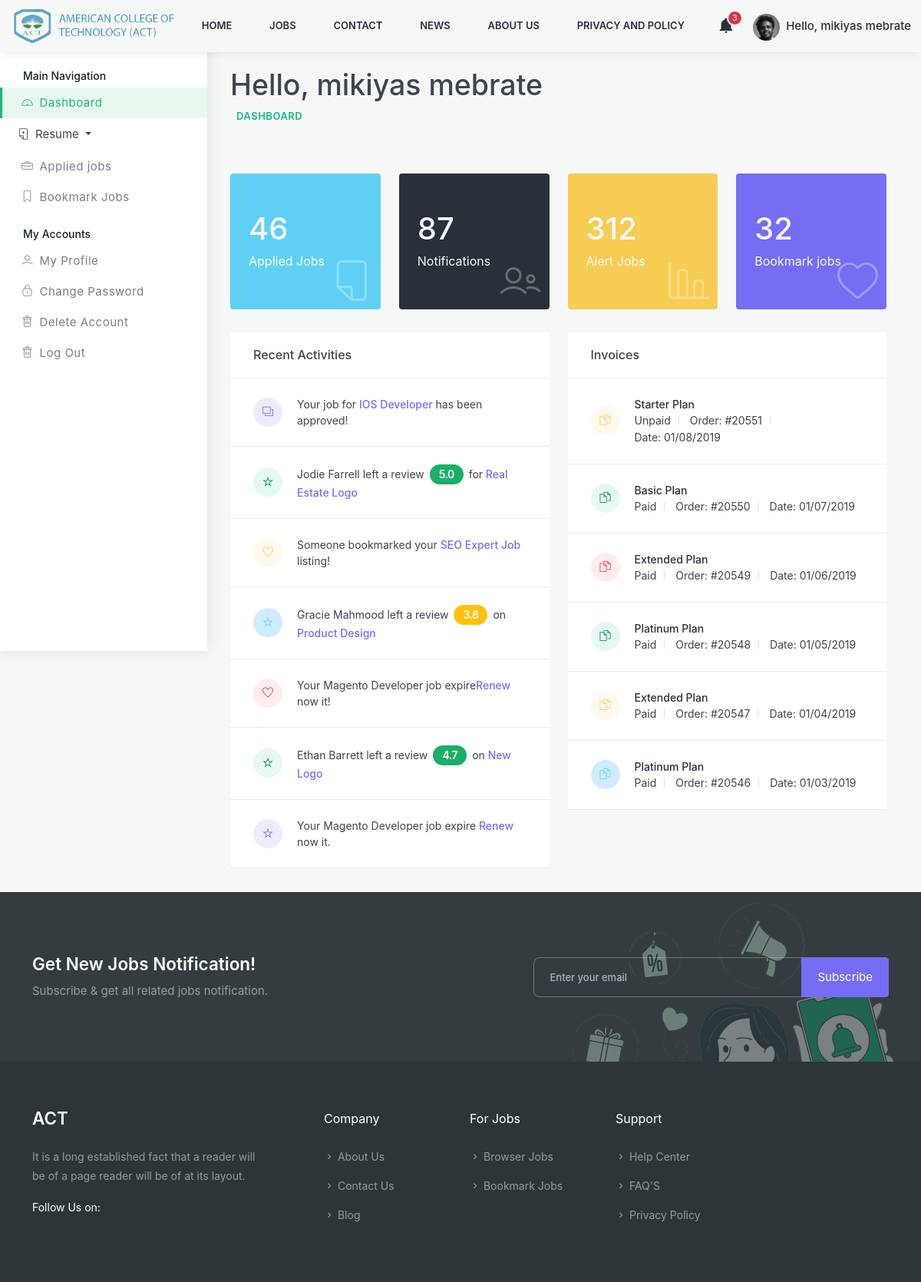
/user-dashboard/ (signed in), run on the app's committed database.
### Account/models.py (models this page shows)
class CustomUser(AbstractUser):
    is_candidate = models.BooleanField(default=False)
    is_interviewer = models.BooleanField(default=False)
    is_admin = models.BooleanField(default=False)
    email = models.EmailField(unique=True)
    photo = models.ImageField(upload_to='Admin/Photo', null=True, blank=True)
    EMAIL_FIELD = 'email'
    USERNAME_FIELD = 'email'
    REQUIRED_FIELDS = ['username', 'first_name', 'last_name']

### Recruitment_System/models.py (models this page shows, shortened)
class Candidate(models.Model):
    user = models.OneToOneField(CustomUser, on_delete=models.SET_NULL, null=True)
    first_name = models.CharField(max_length=20)
    last_name = models.CharField(max_length=20)
    gender = models.CharField(max_length=10, choices=gender_list)
    date_of_birth = models.DateField()
    email = models.EmailField(max_length=40)
    phone1 = PhoneNumberField()
    phone2 = PhoneNumberField(blank = True)
    address = models.CharField(max_length=100)
    linked_in = models.URLField(blank=True, null=True)
    git_hub = models.URLField(blank=True, null=True)
    country = models.CharField(max_length=20)
    city = models.CharField(max_length=20)
    zip_code = models.CharField(max_length=10, blank=True, null=True)
    photo = models.ImageField(upload_to='Candidate/photo', null=True, blank=True)
    resume = models.FileField(upload_to='Candidate/Resume', null=True, blank=True)
    about = models.TextField()
    skill = models.ManyToManyField("Skill", blank=False)
    slug = models.SlugField(unique=True, blank=True,  max_length=200)
    date_created = models.DateField(auto_now_add=True)
    date_modified = models.DateTimeField(auto_now=True)

### Recruitment_System/views.py (the view)
# urls.py: path('user-dashboard/', views.user_dashboard, name='user-dashboard'),
@login_required
def user_dashboard(request):
    return render(request, 'RMS/user/candidate-dashboard.html')

### Recruitment_System/templates/RMS/user/candidate-dashboard.html (shortened to what this page needs)
{% load static %}
<!DOCTYPE html>
<html lang="en">
  <head>
	  <link href="{% static 'assets/css/styles.css' %}" rel="stylesheet" />
    {% include 'include/head.html' %}
  </head>
  <body>
	<div class="mt-5">{% include 'include/navbar.html'%}</div>
      <div class="dashboard-wrap bg-light">
		 {% include 'RMS/user/include/user-dashboard.html'%}
        <div class="dashboard-content ">
          <div class="dashboard-tlbar d-block mb-5">
            <div class="row">
              <div class="colxl-12 col-lg-12 col-md-12">
                <h1 class="ft-medium">Hello, {{user.first_name}} {{user.last_name}}</h1>
                <nav aria-label="breadcrumb">
                  <ol class="breadcrumb">
                    <li class="breadcrumb-item">
                      <a href="#" class="theme-cl">Dashboard</a>
                    </li>
                  </ol>
                </nav>
              </div>
            </div>
          </div>
          <div class="dashboard-widg-bar d-block">
            <div class="row">
              <div class="col-xl-3 col-lg-3 col-md-6 col-sm-6">
                <div class="dash-widgets py-5 px-4 bg-info rounded">
                  <h2 class="ft-medium mb-1 fs-xl text-light">46</h2>
                  <p class="p-0 m-0 text-light fs-md">Applied Jobs</p>
                  <i class="lni lni-empty-file"></i>
                </div>
              </div>
              <div class="col-xl-3 col-lg-3 col-md-6 col-sm-6">
                <div class="dash-widgets py-5 px-4 bg-dark rounded">
                  <h2 class="ft-medium mb-1 fs-xl text-light">87</h2>
                  <p class="p-0 m-0 text-light fs-md">Notifications</p>
                  <i class="lni lni-users"></i>
                </div>
              </div>
              <div class="col-xl-3 col-lg-3 col-md-6 col-sm-6">
                <div class="dash-widgets py-5 px-4 bg-warning rounded">
                  <h2 class="ft-medium mb-1 fs-xl text-light">312</h2>
                  <p class="p-0 m-0 text-light fs-md">Alert Jobs</p>
                  <i class="lni lni-bar-chart"></i>
                </div>
              </div>
              <div class="col-xl-3 col-lg-3 col-md-6 col-sm-6">
                <div class="dash-widgets py-5 px-4 bg-purple rounded">
                  <h2 class="ft-medium mb-1 fs-xl text-light">32</h2>
                  <p class="p-0 m-0 text-light fs-md">Bookmark jobs</p>
                  <i class="lni lni-heart"></i>
                </div>
              </div>
            </div>
            <div class="row">
              <div class="col-lg-6 col-md-12">
                <div class="dashboard-gravity-list with-icons">
                  <h4 class="mb-0 ft-medium">Recent Activities</h4>
                  <ul>
                    <li>
                      <i
                        class="dash-icon-box ti-layers text-purple bg-light-purple"
                      ></i>
                      Your job for
                      <strong class="ft-medium text-dark"
                        ><a href="#">IOS Developer</a></strong
                      >
                      has been approved!
                    </li>
                    <li>
                      <i
                        class="dash-icon-box ti-star text-success bg-light-success"
                      ></i>
                      Jodie Farrell left a review
                      <div
                        class="numerical-rating high"
                        data-rating="5.0"
                      ></div>
                      for<strong class="ft-medium text-dark"
                        ><a href="#"> Real Estate Logo</a></strong
                      >
                    </li>
                    <li>
                      <i
                        class="dash-icon-box ti-heart text-warning bg-light-warning"
                      ></i>
                      Someone bookmarked your
                      <strong class="ft-medium text-dark"
                        ><a href="#">SEO Expert Job</a></strong
                      >
                      listing!
                    </li>
                    <li>
                      <i
                        class="dash-icon-box ti-star text-info bg-light-info"
                      ></i>
                      Gracie Mahmood left a review
                      <div class="numerical-rating mid" data-rating="3.8"></div>
                      on
                      <strong class="ft-medium text-dark"
                        ><a href="#">Product Design</a></strong
                      >
                    </li>
                    <li>
                      <i
                        class="dash-icon-box ti-heart text-danger bg-light-danger"
                      ></i>
                      Your Magento Developer job expire<strong
                        class="ft-medium text-dark"
                        ><a href="#">Renew</a></strong
                      >
                      now it!
                    </li>
                    <li>
                      <i
                        class="dash-icon-box ti-star text-success bg-light-success"
                      ></i>
                      Ethan Barrett left a review
                      <div
                        class="numerical-rating high"
                        data-rating="4.7"
                      ></div>
                      on
                      <strong class="ft-medium text-dark"
                        ><a href="#">New Logo</a></strong
                      >
                    </li>
                    <li>
                      <i
                        class="dash-icon-box ti-star text-purple bg-light-purple"
                      ></i>
                      Your Magento Developer job expire
                      <strong class="ft-medium text-dark"
                        ><a href="#">Renew</a></strong
                      >
                      now it.
                    </li>
                  </ul>
                </div>
              </div>
              <div class="col-lg-6 col-md-12">
                <div class="dashboard-gravity-list invoices with-icons">
                  <h4 class="mb-0 ft-medium">Invoices</h4>
                  <ul>
                    <li>
                      <i
                        class="dash-icon-box ti-files text-warning bg-light-warning"
                      ></i>
                      <strong class="ft-medium text-dark">Starter Plan</strong>
                      <ul>
                        <li class="unpaid">Unpaid</li>
                        <li>Order: #20551</li>
                        <li>Date: 01/08/2019</li>
                      </ul>
                    </li>
                    <li>
                      <i
                        class="dash-icon-box ti-files text-success bg-light-success"
                      ></i>
                      <strong class="ft-medium text-dark">Basic Plan</strong>
                      <ul>
                        <li class="paid">Paid</li>
                        <li>Order: #20550</li>
                        <li>Date: 01/07/2019</li>
                      </ul>
                    </li>
                    <li>
                      <i
                        class="dash-icon-box ti-files text-danger bg-light-danger"
                      ></i>
                      <strong class="ft-medium text-dark">Extended Plan</strong>
                      <ul>
                        <li class="paid">Paid</li>
                        <li>Order: #20549</li>
                        <li>Date: 01/06/2019</li>
                      </ul>
                    </li>
                    <li>
                      <i
                        class="dash-icon-box ti-files text-success bg-light-success"
                      ></i>
                      <strong class="ft-medium text-dark">Platinum Plan</strong>
                      <ul>
                        <li class="paid">Paid</li>
                        <li>Order: #20548</li>
                        <li>Date: 01/05/2019</li>
                      </ul>
                    </li>
                    <li>
                      <i
                        class="dash-icon-box ti-files text-warning bg-light-warning"
                      ></i>
                      <strong class="ft-medium text-dark">Extended Plan</strong>
                      <ul>
                        <li class="paid">Paid</li>
                        <li>Order: #20547</li>
                        <li>Date: 01/04/2019</li>
                      </ul>
                    </li>
                    <li>
                      <i
                        class="dash-icon-box ti-files text-info bg-light-info"
                      ></i>
                      <strong class="ft-medium text-dark">Platinum Plan</strong>
                      <ul>
                        <li class="paid">Paid</li>
                        <li>Order: #20546</li>
                        <li>Date: 01/03/2019</li>
                      </ul>
                    </li>
                  </ul>
                </div>
              </div>
            </div>
          </div>
        </div>
      </div>
	{% include 'include/footer.html' %}
  </body>
  </html>

### templates/include/navbar.html (shortened to what this page needs)
{% load static %}
<div>
  <nav class=" navbar navbar-expand-lg fixed-top m-0 p-0   bg-light" id="navbar">
    <div class="container-fluid">
      <a class="navbar-brand  fw-bold me-auto" href="{% url 'index'%}">
        <img
          src="{% static  'assets/images/act_logo.png' %}"
          height="50"
          alt=""
          class="logo-dark"
        />
      </a>
      <div class="collapse navbar-collapse bg-light" id="navbarCollapse">
        <ul class="navbar-nav text-light mx-auto navbar-center">
          <li class="nav-item  dropdown dropdown-hover">
            <a href="{% url 'index' %}" class="nav-link ">Home</a>
          </li>
          <li class="nav-item dropdown dropdown-hover">
            <a href="{% url 'job-list' %}" class="nav-link ">Jobs</a>
          </li>
          <li class="nav-item dropdown dropdown-hover">
            <a href="{% url 'contact' %}" class="nav-link ">Contact</a>
          </li>
          <li class="nav-item dropdown dropdown-hover">
            <a href="{% url 'blog' %}" class="nav-link ">News</a>
          </li>
          <li class="nav-item dropdown dropdown-hover">
            <a href="{% url 'about' %}" class="nav-link ">About US</a>
          </li>
          <li class="nav-item dropdown dropdown-hover">
            <a href="{% url 'Privacy-policy' %}" class="nav-link "
              >Privacy and Policy</a
            >
          </li>
        </ul>
          {% if user.is_authenticated %}
          <ul class="d-flex navbar-nav align-items-center mb-0">
            <li class="list-inline-item d-none d-sm-none d-lg-block  nav-item dropdown me-4">
              <a
                href="javascript:void(0)"
                class="header-item noti-icon position-relative"
                id="notification"
                data-bs-toggle="dropdown"
                aria-expanded="false"
              >
                <i class="mdi mdi-bell fs-22"></i>
                <div class="count position-absolute">3</div>
              </a>
            </li>
            <li class="list-inline-item dropdown">
              <a
                href="javascript:void(0)"
                class="header-item"
                id="userdropdown"
                data-bs-toggle="dropdown"
                aria-expanded="false">
               {% if user.candidate %}
                <img
                  src="/media/{{user.candidate.photo}}"
                  alt="mdo"
                  width="35"
                  height="35"
                  class="rounded-circle me-1"
                />
                {% endif %}
                <span class="d-md-inline-block fw-medium">Hello, {{user.first_name}} {{user.last_name}}</span>
              </a>
            </li>
          </ul>
          {% endif %}
      </div>
    </div>
  </nav>
</div>

### data on the page
CustomUser: candidate.photo (picture), first_name "mikiyas", last_name "mebrate"
